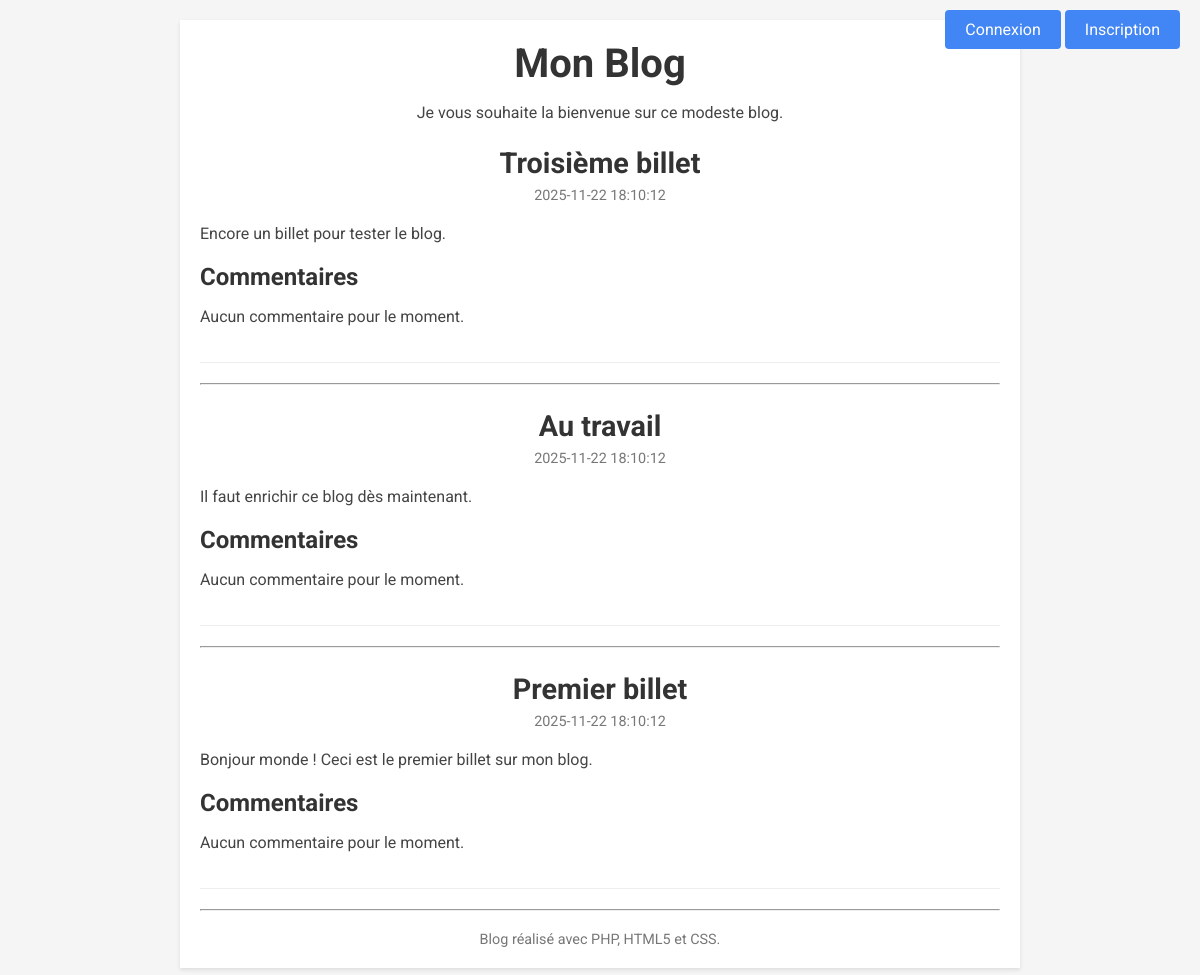
The page / on the database its author committed.
### tables this page shows
CREATE TABLE T_BILLET (
  BIL_ID INT PRIMARY KEY AUTO_INCREMENT,
  BIL_DATE DATETIME NOT NULL,
  BIL_TITRE VARCHAR(100) NOT NULL,
  BIL_CONTENU VARCHAR(400) NOT NULL
);

### index.php (the view, shortened to what this page needs)
<!doctype html>
<html lang="fr">
    <head>
        <link rel="stylesheet" href="style.css" />
    </head>
    <body>
        <div id="global">
            <header>
                <a href="index.php"><h1 id="titreBlog">Mon Blog</h1></a>
                <p>Je vous souhaite la bienvenue sur ce modeste blog.</p>
                <div id="user-menu">
                    <?php if (isset($_SESSION["user_id"])): ?>
                        <p>Bonjour <?= htmlspecialchars(
                            $_SESSION["user_email"],
                        ) ?> !</p>
                        <a href="logout.php" class="bouton">Déconnexion</a>
                    <?php else: ?>
                        <a href="login.php" class="bouton">Connexion</a>
                        <a href="register.php" class="bouton">Inscription</a>
                    <?php endif; ?>
                </div>
            </header>
            <div id="contenu">
                <?php
                $bdd = new PDO(
                    "mysql:host=localhost;dbname=monblog;charset=utf8",
                    "userblog",
                    "password",
                );
                $billets = $bdd->query(
                    "SELECT BIL_ID as id, BIL_DATE as date, BIL_TITRE as titre, BIL_CONTENU as contenu FROM T_BILLET ORDER BY BIL_ID DESC",
                );
                foreach ($billets as $billet): ?>
                    <article>
                        <header>
                            <h1 class="titreBillet"><?= htmlspecialchars(
                                $billet["titre"],
                            ) ?></h1>
                            <time><?= $billet["date"] ?></time>
                        </header>
                        <p><?= nl2br(
                            htmlspecialchars($billet["contenu"]),
                        ) ?></p>
                        <div class="commentaires">
                            <h2>Commentaires</h2>
                            <?php
                            $reqCommentaires = $bdd->prepare(
                                "SELECT c.COM_ID, c.COM_DATE, c.COM_CONTENU, c.COM_MODIFIED, c.COM_MODIFIED_DATE, u.UTI_ID, u.UTI_EMAIL
                                 FROM T_COMMENTAIRE c
                                 JOIN T_UTILISATEUR u ON c.UTI_ID = u.UTI_ID
                                 WHERE c.BIL_ID = ?
                                 ORDER BY c.COM_DATE",
                            );
                            $reqCommentaires->execute([$billet["id"]]);
                            $commentaires = $reqCommentaires->fetchAll();
                            if (empty($commentaires)): ?>
                                <p class="aucunCommentaire">Aucun commentaire pour le moment.</p>
                            <?php else:foreach (
                                    $commentaires
                                    as $commentaire
                                ): ?>
                                <?php $isAuthor =
                                    isset($_SESSION["user_id"]) &&
                                    $_SESSION["user_id"] ==
                                        $commentaire["UTI_ID"]; ?>
                                <div class="commentaire <?= $isAuthor
                                    ? "own-comment"
                                    : "" ?>" data-comment-id="<?= $commentaire[
    "COM_ID"
] ?>">
                                    <p class="commentaireAuteur">
                                        <strong><?= htmlspecialchars(
                                            $commentaire["UTI_EMAIL"],
                                        ) ?></strong> -
                                        <time><?= $commentaire[
                                            "COM_DATE"
                                        ] ?></time>
                                        <?php if (
                                            $commentaire["COM_MODIFIED"]
                                        ): ?>
                                            <span class="modified-notice">(modifié le <time><?= $commentaire[
                                                "COM_MODIFIED_DATE"
                                            ] ?></time>)</span>
                                        <?php endif; ?>
                                    </p>
                                    <p class="commentaireContenu"><?= nl2br(
                                        htmlspecialchars(
                                            $commentaire["COM_CONTENU"],
                                        ),
                                    ) ?></p>
                                </div>
                            <?php endforeach;endif;
                            ?>
                        </div>
                    </article>
                    <hr />
                <?php endforeach;
                ?>
            </div>
            <footer id="piedBlog">
                Blog réalisé avec PHP, HTML5 et CSS.
            </footer>
        </div>
    </body>
</html>

### style.css (style rules this page uses)
body { background-color: #f5f5f5; color: #444; font-family: "Roboto", sans-serif; margin: 0; padding: 0; }
a { color: #4285f4; text-decoration: none; }
#global { max-width: 800px; margin: 20px auto; padding: 20px; background-color: #fff; box-shadow: 0 2px 4px rgba(0, 0, 0, 0.1); }
#contenu { margin-bottom: 20px; }
header { text-align: center; margin-bottom: 20px; }
#titreBlog { font-size: 2.5em; color: #333; margin: 0; }
article { margin-bottom: 20px; padding-bottom: 20px; border-bottom: 1px solid #eee; }
.titreBillet { font-size: 1.8em; color: #333; margin-bottom: 5px; }
time { color: #777; font-size: 0.9em; }
.commentaires { margin-top: 20px; }
.commentaires h2 { font-size: 1.5em; color: #333; margin-bottom: 10px; }
input[type="submit"], .bouton { background-color: #4285f4; color: #fff; border: none; padding: 10px 20px; border-radius: 4px; cursor: pointer; font-size: 1em; }
#user-menu { position: absolute; top: 20px; right: 20px; }
#piedBlog { text-align: center; color: #777; font-size: 0.9em; margin-top: 20px; }

### rows shown on the page
t_billet: BIL_TITRE "Troisième billet", BIL_DATE "2025-11-22 18:10:12", BIL_CONTENU "Encore un billet pour tester le blog."
t_billet: BIL_TITRE "Au travail", BIL_DATE "2025-11-22 18:10:12", BIL_CONTENU "Il faut enrichir ce blog dès maintenant."
t_billet: BIL_TITRE "Premier billet", BIL_DATE "2025-11-22 18:10:12", BIL_CONTENU "Bonjour monde ! Ceci est le premier billet sur mon blog."
